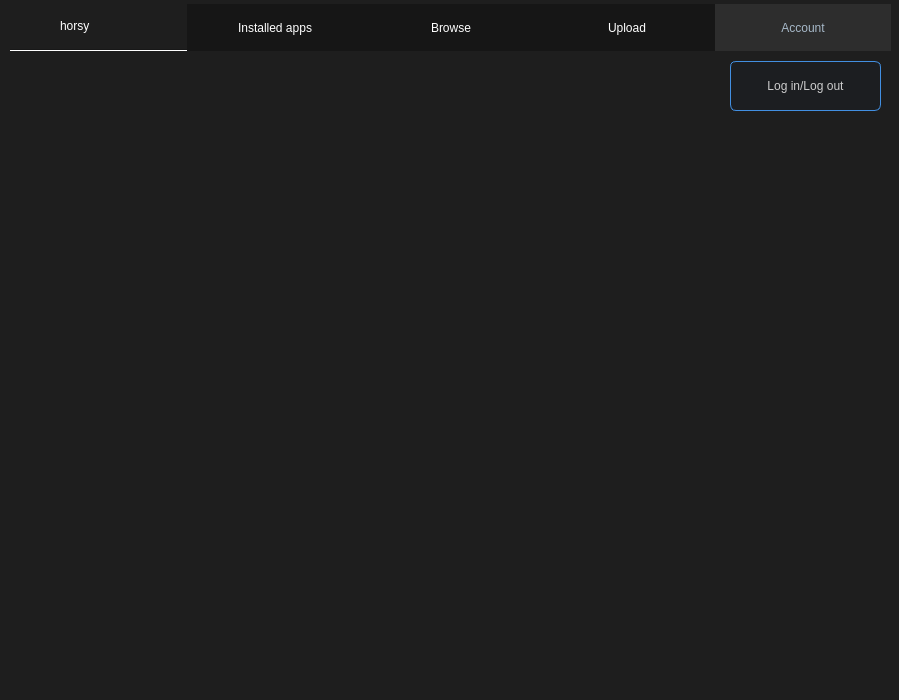
<?xml version="1.0" encoding="UTF-8"?>
<ui version="4.0">
 <class>MainWindow</class>
 <widget class="QMainWindow" name="MainWindow">
  <property name="geometry">
   <rect>
    <x>0</x>
    <y>0</y>
    <width>899</width>
    <height>700</height>
   </rect>
  </property>
  <property name="minimumSize">
   <size>
    <width>899</width>
    <height>700</height>
   </size>
  </property>
  <property name="maximumSize">
   <size>
    <width>899</width>
    <height>700</height>
   </size>
  </property>
  <property name="windowTitle">
   <string>horsy</string>
  </property>
  <property name="windowIcon">
   <iconset>
    <normaloff>../img/horsy_white32x32.png</normaloff>../img/horsy_white32x32.png</iconset>
  </property>
  <property name="windowOpacity">
   <double>0.990000000000000</double>
  </property>
  <widget class="QWidget" name="centralwidget">
   <property name="styleSheet">
    <string notr="true">QWidget{
	background-color: rgb(30, 30, 30);
}
</string>
   </property>
   <widget class="QLabel" name="horsy_logo_lefttop">
    <property name="geometry">
     <rect>
      <x>10</x>
      <y>10</y>
      <width>32</width>
      <height>32</height>
     </rect>
    </property>
    <property name="styleSheet">
     <string notr="true">background: none;</string>
    </property>
    <property name="text">
     <string/>
    </property>
    <property name="pixmap">
     <pixmap>../img/horsy_white32x32.png</pixmap>
    </property>
   </widget>
   <widget class="QTabWidget" name="tabWidget">
    <property name="geometry">
     <rect>
      <x>10</x>
      <y>4</y>
      <width>881</width>
      <height>691</height>
     </rect>
    </property>
    <property name="toolTip">
     <string/>
    </property>
    <property name="layoutDirection">
     <enum>Qt::RightToLeft</enum>
    </property>
    <property name="autoFillBackground">
     <bool>false</bool>
    </property>
    <property name="styleSheet">
     <string notr="true">QTabBar::tab
{
    background: rgb(22, 22, 22);
    color: white;  
	font: 12pt &quot;MS Shell Dlg 2&quot;;
	width: 150px;
	height: 21px;
	padding: 13px;
}

QTabBar::tab:selected
{
    color: rgb(166, 184, 200);
	background: rgb(45, 45, 45);
}

QTabBar::tab:hover 
{
	color: rgb(166, 184, 200);
	background: rgb(29, 29, 29);
}

QTabBar
{
margin-top: 5px;
}
</string>
    </property>
    <property name="currentIndex">
     <number>0</number>
    </property>
    <property name="documentMode">
     <bool>true</bool>
    </property>
    <property name="tabsClosable">
     <bool>false</bool>
    </property>
    <property name="movable">
     <bool>true</bool>
    </property>
    <property name="tabBarAutoHide">
     <bool>false</bool>
    </property>
    <widget class="QWidget" name="account_tab">
     <attribute name="title">
      <string>Account</string>
     </attribute>
     <widget class="QPushButton" name="loginlogout_button">
      <property name="enabled">
       <bool>true</bool>
      </property>
      <property name="geometry">
       <rect>
        <x>720</x>
        <y>10</y>
        <width>151</width>
        <height>50</height>
       </rect>
      </property>
      <property name="minimumSize">
       <size>
        <width>0</width>
        <height>50</height>
       </size>
      </property>
      <property name="styleSheet">
       <string notr="true">QPushButton {
	color: rgb(204, 204, 204);
	border-width: 1px;
	border-radius:6px;
	border-style: solid;
	background-color: rgb(28, 30, 33);
	border-color: rgb(66, 143, 225);
}
QPushButton:hover{
	border-width: 2px;
}
QPushButton:pressed{
	background-color: rgb(50, 60, 63);
}
QPushButton:disabled{
	border-width: 0px;
	background-color: rgb(92, 99, 109);
}</string>
      </property>
      <property name="text">
       <string>Log in/Log out</string>
      </property>
     </widget>
    </widget>
    <widget class="QWidget" name="upload_tab">
     <attribute name="title">
      <string>Upload</string>
     </attribute>
     <widget class="QLineEdit" name="packagename_box">
      <property name="geometry">
       <rect>
        <x>10</x>
        <y>55</y>
        <width>101</width>
        <height>31</height>
       </rect>
      </property>
      <property name="styleSheet">
       <string notr="true">background-color: rgb(74, 76, 83);
border-radius: 5px;	
color: rgb(242, 242, 242);</string>
      </property>
      <property name="placeholderText">
       <string>Package name</string>
      </property>
     </widget>
     <widget class="QTextBrowser" name="before_uploading_message">
      <property name="geometry">
       <rect>
        <x>10</x>
        <y>10</y>
        <width>321</width>
        <height>41</height>
       </rect>
      </property>
      <property name="styleSheet">
       <string notr="true">color: white;
border: none;</string>
      </property>
      <property name="html">
       <string>&lt;!DOCTYPE HTML PUBLIC &quot;-//W3C//DTD HTML 4.0//EN&quot; &quot;http://www.w3.org/TR/REC-html40/strict.dtd&quot;&gt;
&lt;html&gt;&lt;head&gt;&lt;meta name=&quot;qrichtext&quot; content=&quot;1&quot; /&gt;&lt;style type=&quot;text/css&quot;&gt;
p, li { white-space: pre-wrap; }
&lt;/style&gt;&lt;/head&gt;&lt;body style=&quot; font-family:'MS Shell Dlg 2'; font-size:8.25pt; font-weight:400; font-style:normal;&quot;&gt;
&lt;p style=&quot; margin-top:0px; margin-bottom:0px; margin-left:0px; margin-right:0px; -qt-block-indent:0; text-indent:0px;&quot;&gt;Before starting, please make sure you have done your project and &lt;span style=&quot; font-weight:600;&quot;&gt;uploaded&lt;/span&gt; it to any hosting service or file sharing service&lt;/p&gt;&lt;/body&gt;&lt;/html&gt;</string>
      </property>
      <property name="acceptRichText">
       <bool>false</bool>
      </property>
      <property name="textInteractionFlags">
       <set>Qt::NoTextInteraction</set>
      </property>
     </widget>
     <widget class="QTextBrowser" name="packagename_message">
      <property name="geometry">
       <rect>
        <x>120</x>
        <y>60</y>
        <width>321</width>
        <height>21</height>
       </rect>
      </property>
      <property name="styleSheet">
       <string notr="true">color: white;
border: none;</string>
      </property>
      <property name="html">
       <string>&lt;!DOCTYPE HTML PUBLIC &quot;-//W3C//DTD HTML 4.0//EN&quot; &quot;http://www.w3.org/TR/REC-html40/strict.dtd&quot;&gt;
&lt;html&gt;&lt;head&gt;&lt;meta name=&quot;qrichtext&quot; content=&quot;1&quot; /&gt;&lt;style type=&quot;text/css&quot;&gt;
p, li { white-space: pre-wrap; }
&lt;/style&gt;&lt;/head&gt;&lt;body style=&quot; font-family:'MS Shell Dlg 2'; font-size:8.25pt; font-weight:400; font-style:normal;&quot;&gt;
&lt;p style=&quot; margin-top:0px; margin-bottom:0px; margin-left:0px; margin-right:0px; -qt-block-indent:0; text-indent:0px;&quot;&gt;It should contain only lowercase letters, underscores and dashes&lt;/p&gt;&lt;/body&gt;&lt;/html&gt;</string>
      </property>
      <property name="acceptRichText">
       <bool>false</bool>
      </property>
      <property name="textInteractionFlags">
       <set>Qt::NoTextInteraction</set>
      </property>
     </widget>
     <widget class="QTextBrowser" name="package_desc_box">
      <property name="geometry">
       <rect>
        <x>10</x>
        <y>90</y>
        <width>256</width>
        <height>101</height>
       </rect>
      </property>
      <property name="styleSheet">
       <string notr="true">background-color: rgb(74, 76, 83);
border-radius: 5px;	
color: rgb(242, 242, 242);</string>
      </property>
      <property name="html">
       <string>&lt;!DOCTYPE HTML PUBLIC &quot;-//W3C//DTD HTML 4.0//EN&quot; &quot;http://www.w3.org/TR/REC-html40/strict.dtd&quot;&gt;
&lt;html&gt;&lt;head&gt;&lt;meta name=&quot;qrichtext&quot; content=&quot;1&quot; /&gt;&lt;style type=&quot;text/css&quot;&gt;
p, li { white-space: pre-wrap; }
&lt;/style&gt;&lt;/head&gt;&lt;body style=&quot; font-family:'MS Shell Dlg 2'; font-size:8.25pt; font-weight:400; font-style:normal;&quot;&gt;
&lt;p style=&quot;-qt-paragraph-type:empty; margin-top:0px; margin-bottom:0px; margin-left:0px; margin-right:0px; -qt-block-indent:0; text-indent:0px;&quot;&gt;&lt;br /&gt;&lt;/p&gt;&lt;/body&gt;&lt;/html&gt;</string>
      </property>
      <property name="acceptRichText">
       <bool>false</bool>
      </property>
      <property name="textInteractionFlags">
       <set>Qt::LinksAccessibleByKeyboard|Qt::LinksAccessibleByMouse|Qt::TextBrowserInteraction|Qt::TextEditable|Qt::TextEditorInteraction|Qt::TextSelectableByKeyboard|Qt::TextSelectableByMouse</set>
      </property>
      <property name="placeholderText">
       <string>Package description. It should be a short text under 256 characters</string>
      </property>
     </widget>
     <widget class="QLineEdit" name="url_of_exe_box">
      <property name="geometry">
       <rect>
        <x>10</x>
        <y>195</y>
        <width>291</width>
        <height>31</height>
       </rect>
      </property>
      <property name="styleSheet">
       <string notr="true">background-color: rgb(74, 76, 83);
border-radius: 5px;	
color: rgb(242, 242, 242);</string>
      </property>
      <property name="placeholderText">
       <string>Url of executable (ends on .exe or .zip)</string>
      </property>
     </widget>
     <widget class="QLineEdit" name="source_url_box">
      <property name="geometry">
       <rect>
        <x>10</x>
        <y>230</y>
        <width>291</width>
        <height>31</height>
       </rect>
      </property>
      <property name="styleSheet">
       <string notr="true">background-color: rgb(74, 76, 83);
border-radius: 5px;	
color: rgb(242, 242, 242);</string>
      </property>
      <property name="placeholderText">
       <string>Url of source (project on GitHub, source archive)</string>
      </property>
     </widget>
     <widget class="QLineEdit" name="dependency_url_box">
      <property name="geometry">
       <rect>
        <x>10</x>
        <y>265</y>
        <width>291</width>
        <height>31</height>
       </rect>
      </property>
      <property name="styleSheet">
       <string notr="true">background-color: rgb(74, 76, 83);
border-radius: 5px;	
color: rgb(242, 242, 242);</string>
      </property>
      <property name="placeholderText">
       <string>Dependency URL (installer in .exe)</string>
      </property>
     </widget>
     <widget class="QLineEdit" name="dependency_run_box">
      <property name="geometry">
       <rect>
        <x>10</x>
        <y>300</y>
        <width>291</width>
        <height>31</height>
       </rect>
      </property>
      <property name="styleSheet">
       <string notr="true">background-color: rgb(74, 76, 83);
border-radius: 5px;	
color: rgb(242, 242, 242);</string>
      </property>
      <property name="placeholderText">
       <string>Dependency run (run this during installation)</string>
      </property>
     </widget>
     <widget class="QLineEdit" name="main_exe_box">
      <property name="geometry">
       <rect>
        <x>10</x>
        <y>335</y>
        <width>291</width>
        <height>31</height>
       </rect>
      </property>
      <property name="styleSheet">
       <string notr="true">background-color: rgb(74, 76, 83);
border-radius: 5px;	
color: rgb(242, 242, 242);</string>
      </property>
      <property name="placeholderText">
       <string>Main executable command (file.exe, python main.py, etc)</string>
      </property>
     </widget>
     <widget class="QPushButton" name="upload_button">
      <property name="enabled">
       <bool>true</bool>
      </property>
      <property name="geometry">
       <rect>
        <x>10</x>
        <y>380</y>
        <width>291</width>
        <height>50</height>
       </rect>
      </property>
      <property name="minimumSize">
       <size>
        <width>0</width>
        <height>50</height>
       </size>
      </property>
      <property name="styleSheet">
       <string notr="true">QPushButton {
	color: rgb(204, 204, 204);
	border-width: 1px;
	border-radius:6px;
	border-style: solid;
	background-color: rgb(28, 30, 33);
	border-color: rgb(66, 143, 225);
}
QPushButton:hover{
	border-width: 2px;
}
QPushButton:pressed{
	background-color: rgb(50, 60, 63);
}
QPushButton:disabled{
	border-width: 0px;
	background-color: rgb(92, 99, 109);
}</string>
      </property>
      <property name="text">
       <string>Upload</string>
      </property>
     </widget>
     <widget class="QTextBrowser" name="safetywarning_message">
      <property name="geometry">
       <rect>
        <x>10</x>
        <y>450</y>
        <width>281</width>
        <height>161</height>
       </rect>
      </property>
      <property name="styleSheet">
       <string notr="true">color: white;
border: none;</string>
      </property>
      <property name="html">
       <string>&lt;!DOCTYPE HTML PUBLIC &quot;-//W3C//DTD HTML 4.0//EN&quot; &quot;http://www.w3.org/TR/REC-html40/strict.dtd&quot;&gt;
&lt;html&gt;&lt;head&gt;&lt;meta name=&quot;qrichtext&quot; content=&quot;1&quot; /&gt;&lt;style type=&quot;text/css&quot;&gt;
p, li { white-space: pre-wrap; }
&lt;/style&gt;&lt;/head&gt;&lt;body style=&quot; font-family:'MS Shell Dlg 2'; font-size:8.25pt; font-weight:400; font-style:normal;&quot;&gt;
&lt;p style=&quot; margin-top:0px; margin-bottom:0px; margin-left:0px; margin-right:0px; -qt-block-indent:0; text-indent:0px;&quot;&gt;&lt;span style=&quot; font-size:11pt;&quot;&gt;We don't moderate any apps and we &lt;/span&gt;&lt;span style=&quot; font-size:11pt; font-weight:600;&quot;&gt;won't&lt;/span&gt;&lt;span style=&quot; font-size:11pt;&quot;&gt; delete your app, if it is not doesn't match some rules. But, if your app uses server vulnerabilities or hinders server work, we will delete your app. Keep in mind, that we don't responsible for your apps, but we advise you to share only working and safe apps on horsy&lt;/span&gt;&lt;/p&gt;&lt;/body&gt;&lt;/html&gt;</string>
      </property>
      <property name="acceptRichText">
       <bool>false</bool>
      </property>
      <property name="textInteractionFlags">
       <set>Qt::NoTextInteraction</set>
      </property>
     </widget>
     <widget class="QLabel" name="horsy_logo_big">
      <property name="geometry">
       <rect>
        <x>390</x>
        <y>40</y>
        <width>471</width>
        <height>551</height>
       </rect>
      </property>
      <property name="styleSheet">
       <string notr="true">background: none</string>
      </property>
      <property name="text">
       <string/>
      </property>
      <property name="pixmap">
       <pixmap>../img/horsy_white.png</pixmap>
      </property>
     </widget>
    </widget>
    <widget class="QWidget" name="browse_tab">
     <property name="layoutDirection">
      <enum>Qt::LeftToRight</enum>
     </property>
     <attribute name="title">
      <string>Browse</string>
     </attribute>
     <widget class="QTableWidget" name="search_table">
      <property name="geometry">
       <rect>
        <x>0</x>
        <y>90</y>
        <width>871</width>
        <height>481</height>
       </rect>
      </property>
      <property name="styleSheet">
       <string notr="true">QTableWidget
{
color: white;
font: 15pt &quot;MS Shell Dlg 2&quot;;
margin: 20px;
border-radius: 45px;
}
</string>
      </property>
      <property name="sizeAdjustPolicy">
       <enum>QAbstractScrollArea::AdjustIgnored</enum>
      </property>
      <property name="autoScroll">
       <bool>false</bool>
      </property>
      <property name="editTriggers">
       <set>QAbstractItemView::NoEditTriggers</set>
      </property>
      <property name="tabKeyNavigation">
       <bool>false</bool>
      </property>
      <property name="showDropIndicator" stdset="0">
       <bool>false</bool>
      </property>
      <property name="dragDropOverwriteMode">
       <bool>false</bool>
      </property>
      <property name="selectionMode">
       <enum>QAbstractItemView::SingleSelection</enum>
      </property>
      <property name="showGrid">
       <bool>false</bool>
      </property>
      <property name="sortingEnabled">
       <bool>true</bool>
      </property>
      <property name="rowCount">
       <number>1</number>
      </property>
      <property name="columnCount">
       <number>4</number>
      </property>
      <attribute name="horizontalHeaderVisible">
       <bool>false</bool>
      </attribute>
      <attribute name="horizontalHeaderDefaultSectionSize">
       <number>203</number>
      </attribute>
      <attribute name="horizontalHeaderHighlightSections">
       <bool>false</bool>
      </attribute>
      <attribute name="horizontalHeaderMinimumSectionSize">
       <number>150</number>
      </attribute>
      <attribute name="verticalHeaderVisible">
       <bool>false</bool>
      </attribute>
      <attribute name="verticalHeaderDefaultSectionSize">
       <number>120</number>
      </attribute>
      <attribute name="verticalHeaderHighlightSections">
       <bool>false</bool>
      </attribute>
      <row/>
      <column/>
      <column/>
      <column/>
      <column/>
      <item row="0" column="0">
       <property name="text">
        <string/>
       </property>
      </item>
      <item row="0" column="1">
       <property name="text">
        <string/>
       </property>
      </item>
     </widget>
     <widget class="QTextEdit" name="search_box">
      <property name="enabled">
       <bool>true</bool>
      </property>
      <property name="geometry">
       <rect>
        <x>30</x>
        <y>30</y>
        <width>711</width>
        <height>51</height>
       </rect>
      </property>
      <property name="styleSheet">
       <string notr="true">QTextEdit {
	background-color: rgb(74, 76, 83);
	border-radius: 15px;	
	color: rgb(242, 242, 242);
	padding: 15px, 15px;
	border: 15px white;
}</string>
      </property>
      <property name="lineWrapMode">
       <enum>QTextEdit::NoWrap</enum>
      </property>
      <property name="acceptRichText">
       <bool>false</bool>
      </property>
      <property name="textInteractionFlags">
       <set>Qt::TextEditorInteraction</set>
      </property>
      <property name="placeholderText">
       <string>Search packages...</string>
      </property>
     </widget>
     <widget class="QPushButton" name="search_button">
      <property name="enabled">
       <bool>true</bool>
      </property>
      <property name="geometry">
       <rect>
        <x>750</x>
        <y>30</y>
        <width>91</width>
        <height>50</height>
       </rect>
      </property>
      <property name="minimumSize">
       <size>
        <width>0</width>
        <height>50</height>
       </size>
      </property>
      <property name="styleSheet">
       <string notr="true">QPushButton {
	color: rgb(204, 204, 204);
	border-width: 1px;
	border-radius:6px;
	border-style: solid;
	background-color: rgb(28, 30, 33);
	border-color: rgb(66, 143, 225);
}
QPushButton:hover{
	border-width: 2px;
}
QPushButton:pressed{
	background-color: rgb(50, 60, 63);
}
QPushButton:disabled{
	border-width: 0px;
	background-color: rgb(92, 99, 109);
}</string>
      </property>
      <property name="text">
       <string>Search</string>
      </property>
     </widget>
     <widget class="QPushButton" name="install_button">
      <property name="enabled">
       <bool>true</bool>
      </property>
      <property name="geometry">
       <rect>
        <x>20</x>
        <y>575</y>
        <width>146</width>
        <height>50</height>
       </rect>
      </property>
      <property name="minimumSize">
       <size>
        <width>0</width>
        <height>50</height>
       </size>
      </property>
      <property name="styleSheet">
       <string notr="true">QPushButton {
	color: rgb(204, 204, 204);
	border-width: 1px;
	border-radius:6px;
	border-style: solid;
	background-color: rgb(28, 30, 33);
	border-color: rgb(66, 143, 225);
}
QPushButton:hover{
	border-width: 2px;
}
QPushButton:pressed{
	background-color: rgb(50, 60, 63);
}
QPushButton:disabled{
	border-width: 0px;
	background-color: rgb(92, 99, 109);
}</string>
      </property>
      <property name="text">
       <string>Install</string>
      </property>
     </widget>
     <widget class="QPushButton" name="source_button">
      <property name="enabled">
       <bool>true</bool>
      </property>
      <property name="geometry">
       <rect>
        <x>200</x>
        <y>575</y>
        <width>146</width>
        <height>50</height>
       </rect>
      </property>
      <property name="minimumSize">
       <size>
        <width>0</width>
        <height>50</height>
       </size>
      </property>
      <property name="styleSheet">
       <string notr="true">QPushButton {
	color: rgb(204, 204, 204);
	border-width: 1px;
	border-radius:6px;
	border-style: solid;
	background-color: rgb(28, 30, 33);
	border-color: rgb(66, 143, 225);
}
QPushButton:hover{
	border-width: 2px;
}
QPushButton:pressed{
	background-color: rgb(50, 60, 63);
}
QPushButton:disabled{
	border-width: 0px;
	background-color: rgb(92, 99, 109);
}</string>
      </property>
      <property name="text">
       <string>Get source</string>
      </property>
     </widget>
     <widget class="QPushButton" name="info_button">
      <property name="enabled">
       <bool>true</bool>
      </property>
      <property name="geometry">
       <rect>
        <x>370</x>
        <y>575</y>
        <width>146</width>
        <height>50</height>
       </rect>
      </property>
      <property name="minimumSize">
       <size>
        <width>0</width>
        <height>50</height>
       </size>
      </property>
      <property name="styleSheet">
       <string notr="true">QPushButton {
	color: rgb(204, 204, 204);
	border-width: 1px;
	border-radius:6px;
	border-style: solid;
	background-color: rgb(28, 30, 33);
	border-color: rgb(66, 143, 225);
}
QPushButton:hover{
	border-width: 2px;
}
QPushButton:pressed{
	background-color: rgb(50, 60, 63);
}
QPushButton:disabled{
	border-width: 0px;
	background-color: rgb(92, 99, 109);
}</string>
      </property>
      <property name="text">
       <string>Info</string>
      </property>
     </widget>
     <widget class="QPushButton" name="like_button">
      <property name="enabled">
       <bool>true</bool>
      </property>
      <property name="geometry">
       <rect>
        <x>540</x>
        <y>575</y>
        <width>146</width>
        <height>50</height>
       </rect>
      </property>
      <property name="minimumSize">
       <size>
        <width>0</width>
        <height>50</height>
       </size>
      </property>
      <property name="styleSheet">
       <string notr="true">QPushButton {
	color: rgb(204, 204, 204);
	border-width: 1px;
	border-radius:6px;
	border-style: solid;
	background-color: rgb(28, 30, 33);
	border-color: rgb(66, 143, 225);
}
QPushButton:hover{
	border-width: 2px;
}
QPushButton:pressed{
	background-color: rgb(50, 60, 63);
}
QPushButton:disabled{
	border-width: 0px;
	background-color: rgb(92, 99, 109);
}</string>
      </property>
      <property name="text">
       <string>👍</string>
      </property>
     </widget>
     <widget class="QPushButton" name="dislike_button">
      <property name="enabled">
       <bool>true</bool>
      </property>
      <property name="geometry">
       <rect>
        <x>710</x>
        <y>575</y>
        <width>146</width>
        <height>50</height>
       </rect>
      </property>
      <property name="minimumSize">
       <size>
        <width>0</width>
        <height>50</height>
       </size>
      </property>
      <property name="styleSheet">
       <string notr="true">QPushButton {
	color: rgb(204, 204, 204);
	border-width: 1px;
	border-radius:6px;
	border-style: solid;
	background-color: rgb(28, 30, 33);
	border-color: rgb(66, 143, 225);
}
QPushButton:hover{
	border-width: 2px;
}
QPushButton:pressed{
	background-color: rgb(50, 60, 63);
}
QPushButton:disabled{
	border-width: 0px;
	background-color: rgb(92, 99, 109);
}</string>
      </property>
      <property name="text">
       <string>👎</string>
      </property>
     </widget>
     <widget class="QLabel" name="algolia_logo">
      <property name="geometry">
       <rect>
        <x>820</x>
        <y>530</y>
        <width>31</width>
        <height>31</height>
       </rect>
      </property>
      <property name="styleSheet">
       <string notr="true">background: none;</string>
      </property>
      <property name="text">
       <string/>
      </property>
      <property name="pixmap">
       <pixmap>../img/algolia120x32.png</pixmap>
      </property>
     </widget>
    </widget>
    <widget class="QWidget" name="installed_tab">
     <property name="layoutDirection">
      <enum>Qt::LeftToRight</enum>
     </property>
     <attribute name="title">
      <string>Installed apps</string>
     </attribute>
     <widget class="QPushButton" name="delete_button">
      <property name="enabled">
       <bool>true</bool>
      </property>
      <property name="geometry">
       <rect>
        <x>440</x>
        <y>575</y>
        <width>421</width>
        <height>50</height>
       </rect>
      </property>
      <property name="minimumSize">
       <size>
        <width>0</width>
        <height>50</height>
       </size>
      </property>
      <property name="styleSheet">
       <string notr="true">QPushButton {
	color: rgb(204, 204, 204);
	border-width: 1px;
	border-radius:6px;
	border-style: solid;
	background-color: rgb(28, 30, 33);
	border-color: rgb(66, 143, 225);
}
QPushButton:hover{
	border-width: 2px;
}
QPushButton:pressed{
	background-color: rgb(50, 60, 63);
}
QPushButton:disabled{
	border-width: 0px;
	background-color: rgb(92, 99, 109);
}</string>
      </property>
      <property name="text">
       <string>Uninstall</string>
      </property>
     </widget>
     <widget class="QPushButton" name="update_button">
      <property name="enabled">
       <bool>true</bool>
      </property>
      <property name="geometry">
       <rect>
        <x>20</x>
        <y>575</y>
        <width>401</width>
        <height>50</height>
       </rect>
      </property>
      <property name="minimumSize">
       <size>
        <width>0</width>
        <height>50</height>
       </size>
      </property>
      <property name="styleSheet">
       <string notr="true">QPushButton {
	color: rgb(204, 204, 204);
	border-width: 1px;
	border-radius:6px;
	border-style: solid;
	background-color: rgb(28, 30, 33);
	border-color: rgb(66, 143, 225);
}
QPushButton:hover{
	border-width: 2px;
}
QPushButton:pressed{
	background-color: rgb(50, 60, 63);
}
QPushButton:disabled{
	border-width: 0px;
	background-color: rgb(92, 99, 109);
}</string>
      </property>
      <property name="text">
       <string>Update</string>
      </property>
     </widget>
     <widget class="QTableWidget" name="installed_table">
      <property name="geometry">
       <rect>
        <x>0</x>
        <y>10</y>
        <width>871</width>
        <height>571</height>
       </rect>
      </property>
      <property name="styleSheet">
       <string notr="true">QTableWidget
{
color: white;
font: 15pt &quot;MS Shell Dlg 2&quot;;
margin: 20px;
border-radius: 45px;
}
</string>
      </property>
      <property name="sizeAdjustPolicy">
       <enum>QAbstractScrollArea::AdjustIgnored</enum>
      </property>
      <property name="autoScroll">
       <bool>false</bool>
      </property>
      <property name="editTriggers">
       <set>QAbstractItemView::NoEditTriggers</set>
      </property>
      <property name="tabKeyNavigation">
       <bool>false</bool>
      </property>
      <property name="showDropIndicator" stdset="0">
       <bool>false</bool>
      </property>
      <property name="dragDropOverwriteMode">
       <bool>false</bool>
      </property>
      <property name="selectionMode">
       <enum>QAbstractItemView::SingleSelection</enum>
      </property>
      <property name="showGrid">
       <bool>false</bool>
      </property>
      <property name="sortingEnabled">
       <bool>true</bool>
      </property>
      <property name="rowCount">
       <number>1</number>
      </property>
      <property name="columnCount">
       <number>4</number>
      </property>
      <attribute name="horizontalHeaderVisible">
       <bool>false</bool>
      </attribute>
      <attribute name="horizontalHeaderDefaultSectionSize">
       <number>203</number>
      </attribute>
      <attribute name="horizontalHeaderHighlightSections">
       <bool>false</bool>
      </attribute>
      <attribute name="horizontalHeaderMinimumSectionSize">
       <number>150</number>
      </attribute>
      <attribute name="verticalHeaderVisible">
       <bool>false</bool>
      </attribute>
      <attribute name="verticalHeaderDefaultSectionSize">
       <number>120</number>
      </attribute>
      <attribute name="verticalHeaderHighlightSections">
       <bool>false</bool>
      </attribute>
      <row/>
      <column/>
      <column/>
      <column/>
      <column/>
      <item row="0" column="0">
       <property name="text">
        <string/>
       </property>
      </item>
      <item row="0" column="1">
       <property name="text">
        <string/>
       </property>
      </item>
     </widget>
    </widget>
   </widget>
   <widget class="QLabel" name="horsy_text_lefttop">
    <property name="geometry">
     <rect>
      <x>60</x>
      <y>10</y>
      <width>71</width>
      <height>31</height>
     </rect>
    </property>
    <property name="styleSheet">
     <string notr="true">color: white;
font: 20pt &quot;MS Shell Dlg 2&quot;;
background: none;</string>
    </property>
    <property name="text">
     <string>horsy</string>
    </property>
   </widget>
   <zorder>tabWidget</zorder>
   <zorder>horsy_logo_lefttop</zorder>
   <zorder>horsy_text_lefttop</zorder>
  </widget>
 </widget>
 <resources/>
 <connections/>
</ui>
